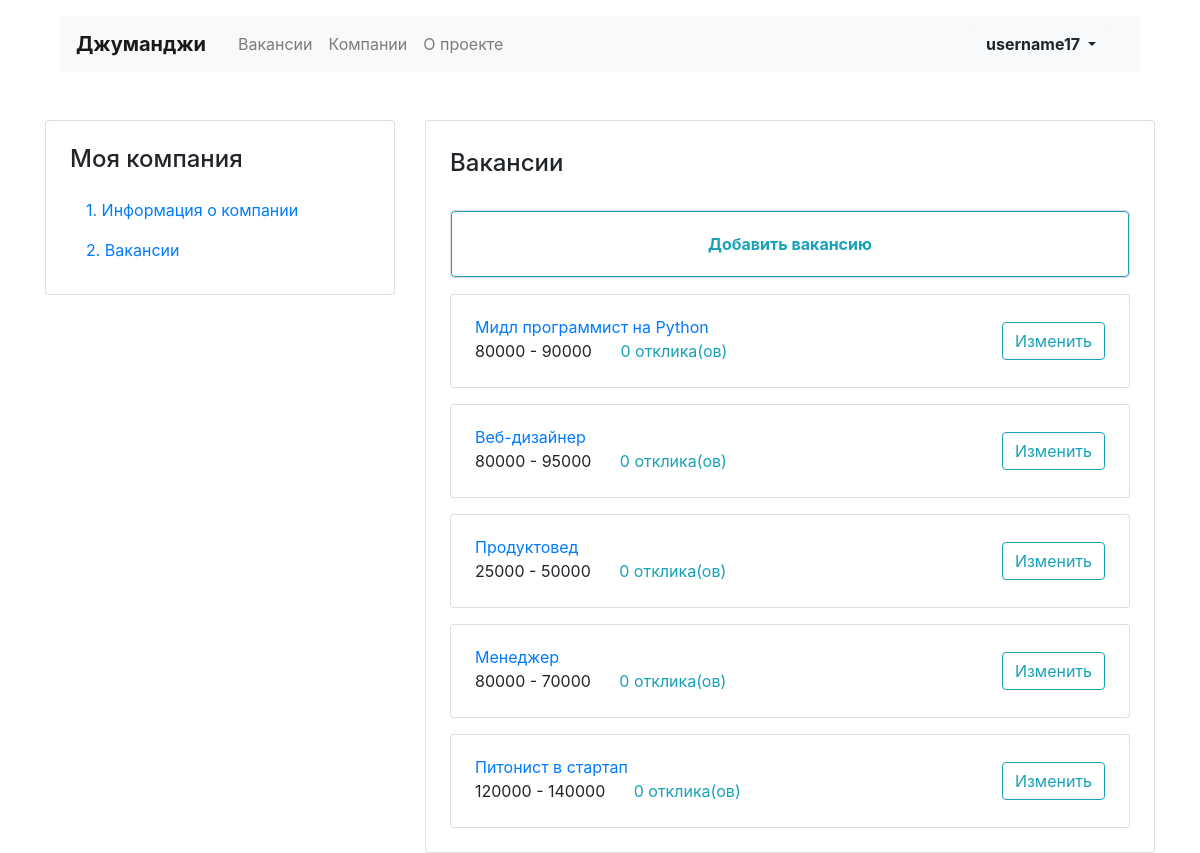
Page /mycompany/vacancies/ (signed in) on the committed database.
### job/models.py (models this page shows, shortened)
class Vacancy(models.Model):
    title = models.CharField(max_length=64, verbose_name="Профессия")
    specialty = models.ForeignKey(Specialty, related_name="vacancies", on_delete=models.CASCADE)
    company = models.ForeignKey(Company, related_name="vacancies", on_delete=models.CASCADE)
    skills = models.TextField(verbose_name="Навыки")
    level = models.CharField(max_length=16, verbose_name="Уровень")
    description = models.TextField(verbose_name="Описание", blank=True, null=True)
    salary_min = models.IntegerField(verbose_name="Зарплата от")
    salary_max = models.IntegerField(verbose_name="Зарплата до")
    published_at = models.DateField(verbose_name="Опубликовано", auto_now_add=True)
    def get_absolute_url(self):
        return reverse('vacancy', kwargs={'pk': self.pk})
    class Meta:
        verbose_name = "Вакансия"
        verbose_name_plural = "Вакансии"
        ordering = ['-published_at']

### job/views.py (the view)
# urls.py: path('mycompany/vacancies/', MyVacanciesView.as_view(), name='myvacancies'),
class MyVacanciesView(ListView):
    template_name = 'job/vacancy-list.html'
    context_object_name = 'vacancies'
    def get_queryset(self):
        return Vacancy.objects.filter(company__owner=self.request.user)

### job/context_processors.py (called while the page is built)
def titles(request):
    return {
        'title': 'Джуманджи',
        'skillist': sample(skillist, 5),
    }

### job/templates/job/vacancy-list.html
{% extends 'base.html' %}
{% block first_section %}
<div class="row mt-5">
  {% include 'incl/my_company_sidebar.html' %}
  <div class="col-12 col-lg-8">
    <div class="card">
      <div class="card-body px-4 pb-4">
        <section class="tab-pane fade show active">
          <h2 class="h4 pt-2 pb-3">Вакансии</h2>
            <a href="{% url 'add_vac' %}" class="text-info ">
              <div class="card mt-3">
                <div class="card-body text-center px-4 btn btn-outline-info">
                        <b>Добавить вакансию</b>
                </div>
              </div>
            </a>
          {% for vacancy in vacancies %}
          <div class="card mt-3">
            <div class="card-body px-4">
              <div class="row align-items-center">
                <div class="col-6 col-lg-8">
                  <a href="{{ vacancy.get_absolute_url }} " class="mb-1">{{ vacancy.title }}</a>
                  <p class="mb-1">
                    <span class="mr-4">{{ vacancy.salary_min }} - {{ vacancy.salary_max }}</span><a href="{% url 'update_vac' vacancy.pk %}#aps" class="text-info">
                    {{ vacancy.applications.all|length }} отклика(ов)</a>
                  </p>
                </div>
                <div class="col-6 col-lg-4 text-right">
                  <a href="{% url 'update_vac' vacancy.pk %}" class="btn btn-outline-info">Изменить</a>
                </div>
              </div>
            </div>
          </div>
          {% endfor %}
        </section>
      </div>
    </div>
  </div>
</div>
{% endblock %}

### templates/incl/incl_profile.html (shortened to what this page needs)
<ul class="navbar-nav col-2 justify-content-end">
    {% if request.user.is_authenticated %}
    <li class="nav-item active">
      <div class="dropdown open">
        <button class="btn btn-light font-weight-bold dropdown-toggle" type="button" id="dropdownMenu2" data-toggle="dropdown" aria-haspopup="true" aria-expanded="false">
           {{ request.user }}
        </button>
      </div>
    </li>
    {% endif %}
</ul>

### rows in the picture
Vacancy: title "Мидл программист на Python", salary_min "80000", salary_max "90000", applications.all|length "0"
Vacancy: title "Веб-дизайнер", salary_min "80000", salary_max "95000", applications.all|length "0"
Vacancy: title "Продуктовед", salary_min "25000", salary_max "50000", applications.all|length "0"
Vacancy: title "Менеджер", salary_min "80000", salary_max "70000", applications.all|length "0"
Vacancy: title "Питонист в стартап", salary_min "120000", salary_max "140000", applications.all|length "0"

### other values in the picture
{{ title }} "Джуманджи"
{{ request.user }} "username17"
